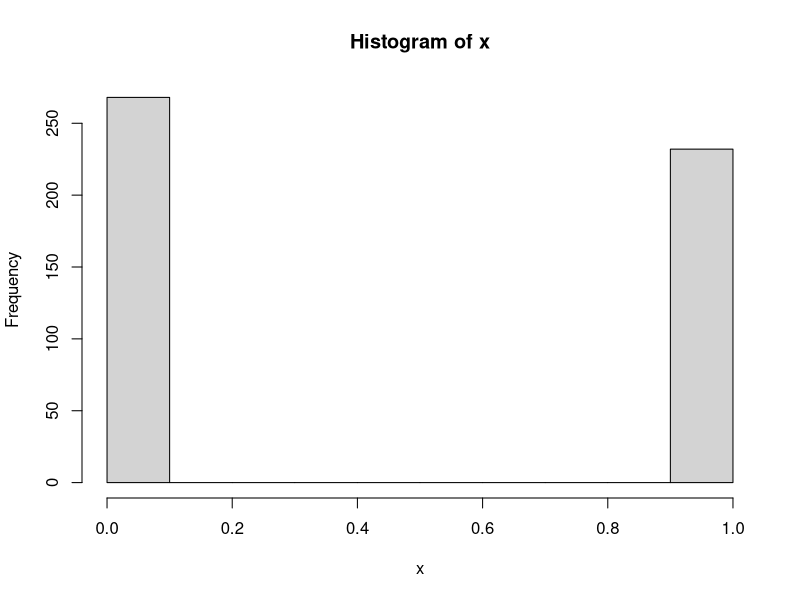
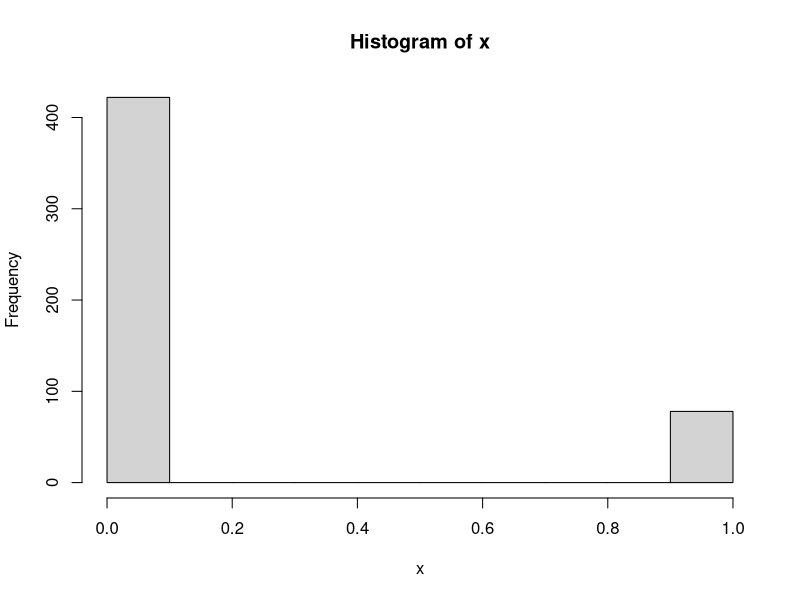
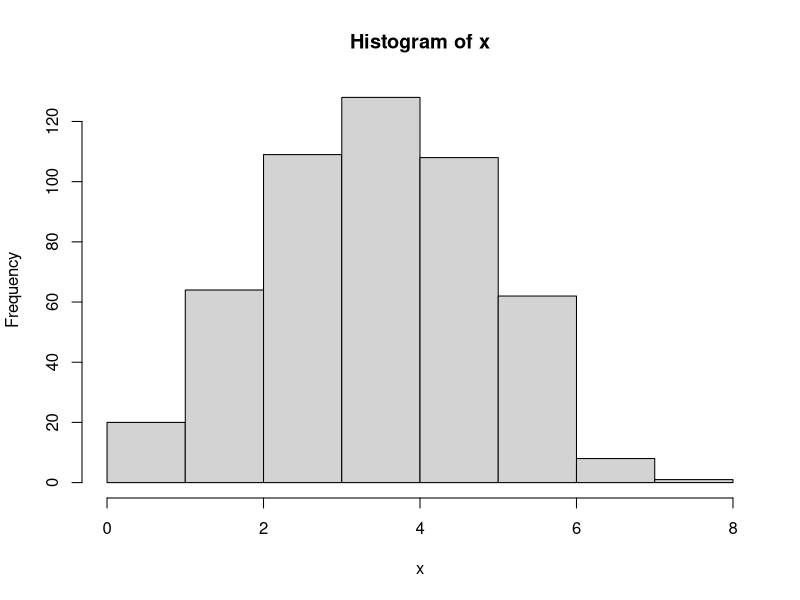
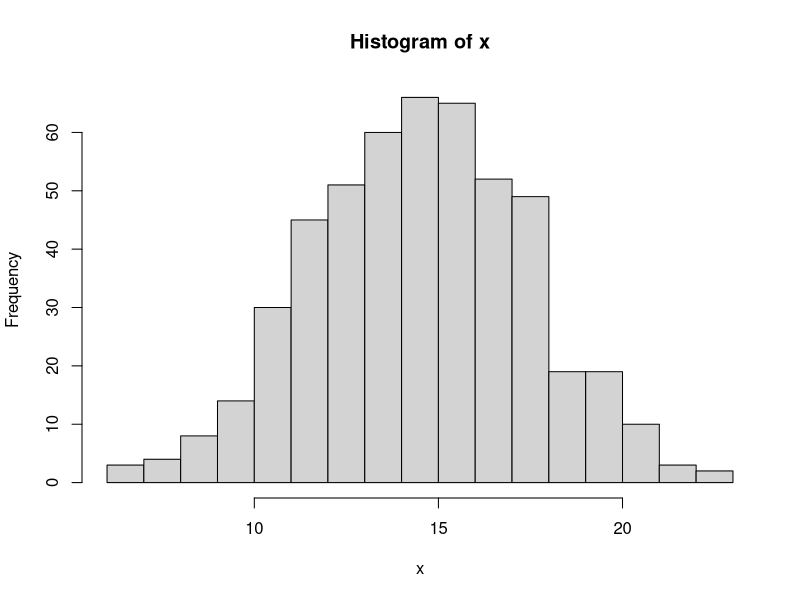
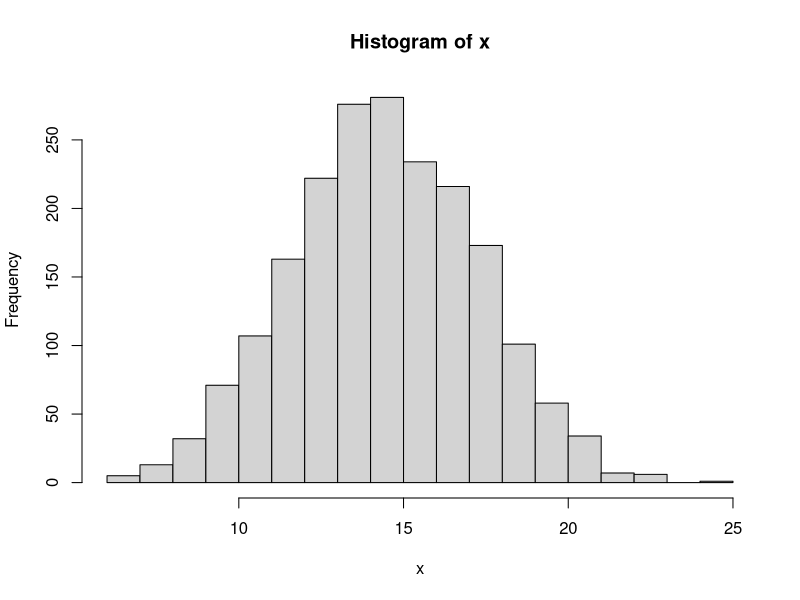
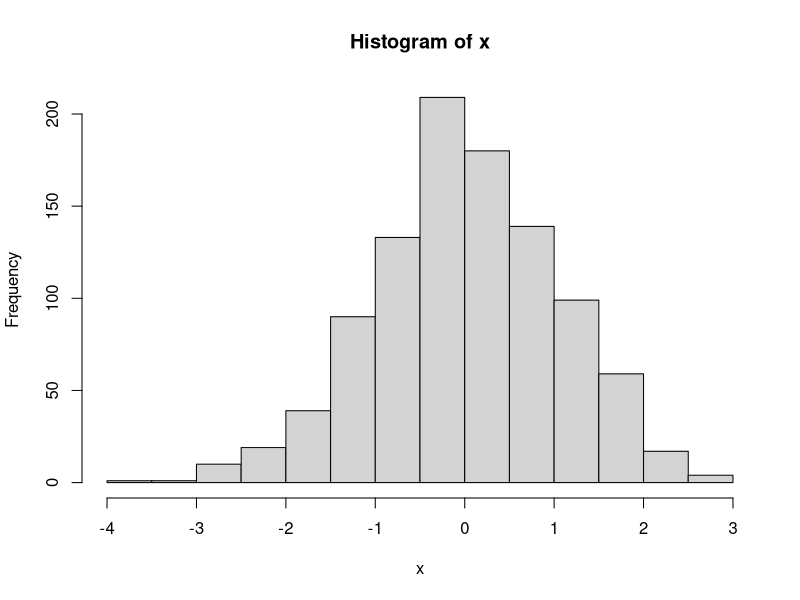
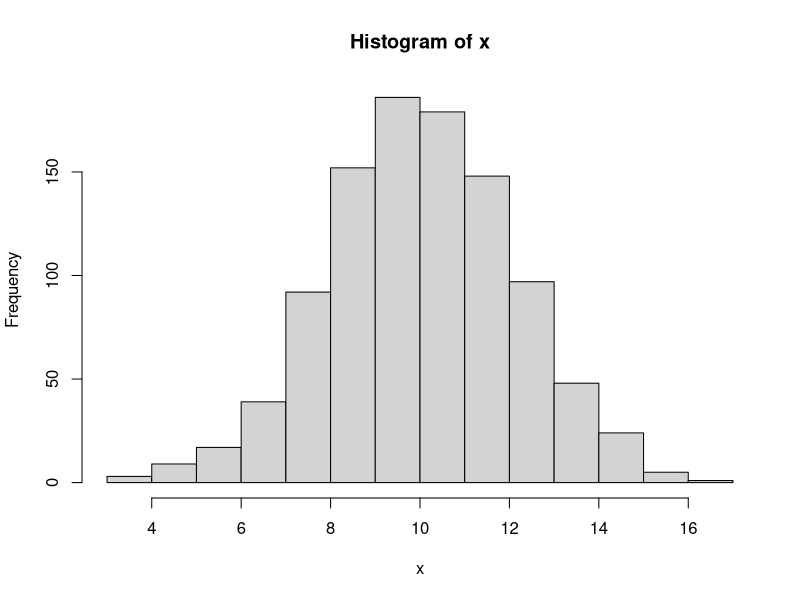
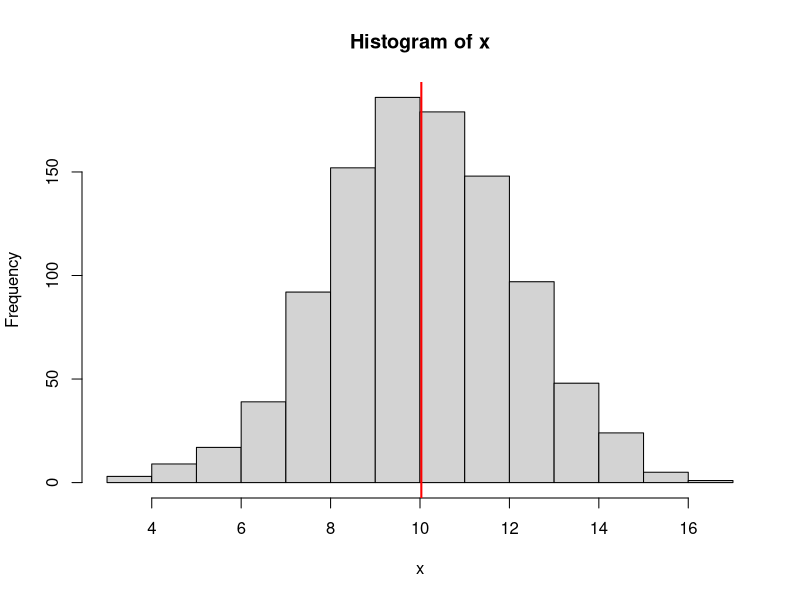

These charts were generated, in order, by the following R code:
## ---- chunk 1
#| label: rand1
#| warning: false
#| echo: true

sample(1:6, size = 2, replace = T)

# set replacement False
sample(1:3, size = 3, replace = F)
sample(1:3, size = 3, replace = T) # replacement is allowed
## ---- chunk 2
#| label: rand2
#| warning: false
#| echo: true

# if set seed, the result is the same
# you need to run the line set.seed(yourseed) right before
set.seed(1)
sample(1:6, size = 2, replace = T)
## ---- chunk 3
#| label: binom1
#| warning: false
#| echo: true

# for this simulation, we do not need to set seed
# because the reproducibility is not too important for the demo

x <- rbinom(n = 500, size = 1, prob = 0.5)
hist(x)

# test different prob
x <- rbinom(n = 500, size = 1, prob = 0.15)
hist(x)

# test out different size
x <- rbinom(n = 500, size = 8, prob = 0.5)
hist(x)

# increase n and p (size and prob)
x <- rbinom(n = 500, size = 30, prob = 0.5)
hist(x, breaks = 20)

# more data points
x <- rbinom(n = 2000, size = 30, prob = 0.5)
hist(x, breaks = 20)
## ---- chunk 4
#| label: norm1
#| echo: true

# two parameters: mean and sd
x <- rnorm(1000, mean = 0, sd = 1)
hist(x)

x <- rnorm(1000, mean = 10, sd = 2)
hist(x)
## ---- chunk 5
#| label: norm2
#| warning: false
#| echo: true

# check the summary
summary(x)

# mean
mean(x)

# variance and sd
var(x)
sd(x)
# (sd(x))^2 # these two are equivalent
## ---- chunk 6
#| label: norm3
#| warning: false
#| echo: true

# can plot the mean on the histogram to indicate the center
hist(x)

# v means verticle line, lwd means line width
abline(v = mean(x), col = 'red', lwd = 2)
## ---- chunk 7
#| label: norm4
#| warning: false
#| echo: true

# quantiles and probability
p1 <- pnorm(1.96, mean = 0, sd = 1)
p2 <- pnorm(-1.96, mean = 0, sd = 1)

1-p1 # equal to p2
## ---- chunk 8
#| label: bar1
#| warning: false
#| echo: true

dd <- data.frame(prob = c(0.03, 0.14, 0.13, 0.38, 0.33),
                 n = c(3,16,15,44,38))
rownames(dd) <- c('0-17', '18-24', '25-34', '35-64', '65+')


# we can plot two graphs side by side
# set parameter: 1 row 2 columns
par(mfrow = c(1, 2))
# bar plot for counts
barplot(dd$n, names.arg = rownames(dd),
        main = 'Number of killed for road accidents')


# bar plot for probability
barplot(dd$prob, names.arg = rownames(dd),
        main = 'Proportion for killed road accidents')
## ---- chunk 9
#| label: birth1
#| warning: false
#| echo: true

# load birth data first
# if you forgot, check notes from day 2 (descriptive stat)
birth <- read.csv('data/birth.csv', sep =',')
head(birth) # print 6 rows

# we use the variable bwt
birth_weight <- birth$bwt
hist(birth_weight)
## ---- chunk 10
#| label: birth2
#| warning: false
#| echo: true


# first find how many are above 400 (counting)
birth_weight>4000

# we see 9 TRUE
# which finds the indices
# length counts the number of elements
which(birth_weight >4000)
length(which(birth_weight >4000)==T)
## ---- chunk 11
#| label: birth3
#| warning: false
#| echo: true

# alternatively, since R codes T as 1 and F as 0
# we can use sum() command
sum(birth_weight>4000)


# probability 
9/189
## ---- chunk 12
#| label: birth4
#| warning: false
#| echo: true

# use normal approximation 
# first get the parameters mean and sd (or sqrt variance)
m <- mean(birth_weight)
s <- sd(birth_weight)
# s <- sqrt(var(birth_weight))

# probability of birthweight above 4000

# if you want 
pnorm(4000, mean = m, sd =s, lower.tail = F)

# you can also use the standard normal dist
# whose mean and sd (var) are 0 and 1
# can be translated as a second variable Y above 1.45 
# see lecture notes for why this is the case!
pnorm(1.45, lower.tail = F)
## ---- chunk 13
#| label: binnorm
#| warning: false
#| echo: true

# the approximation is N(np, npq) if n is large, p close to 0.5
# note: the small n (first argument) is how many random samples you want
# it is different from the 'size' argument in binomial distribution


N <- 50
P <- 0.5

# binom(50, 0.5)
x_binom <- rbinom(n = 1000, size = N, prob = P)

# normal
x_norm <- rnorm(n = 1000, mean = N*P, sd = sqrt(50*0.5*(1-0.5)))

# plot them side by side
# note that sd for normal distribution is approximate
par(mfrow = c(1, 2))
hist(x_binom, main = 'Binomial (50, 0.5)')
hist(x_norm, main = 'Normal (25, 3.53)')


# take summary statistics 
summary(x_binom)
summary(x_norm)

# variance. if want standard deviation, use sd(x)
var(x_binom)
var(x_norm) 
